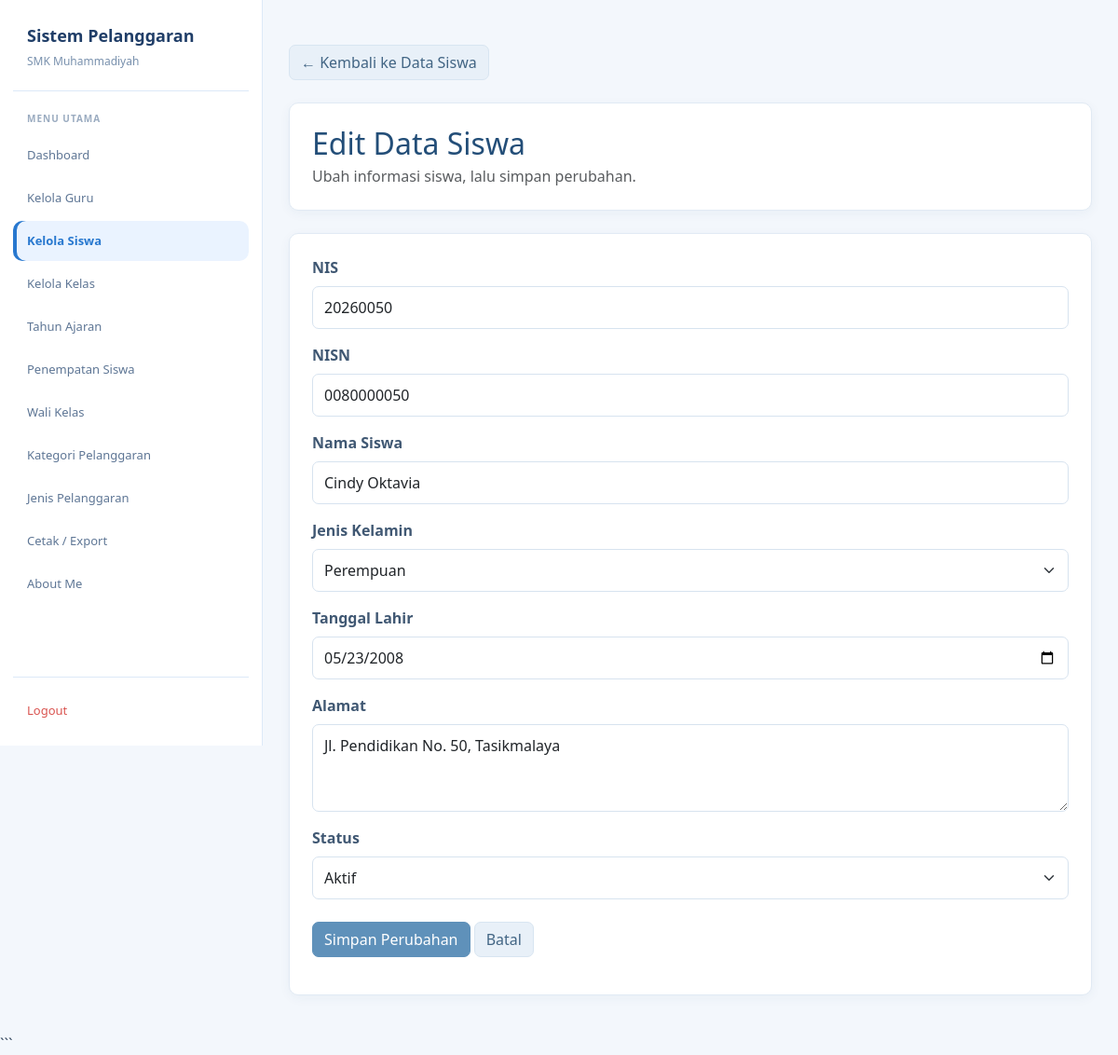
The app's page /admin/edit_siswa.php?id=50 (signed in), older data.
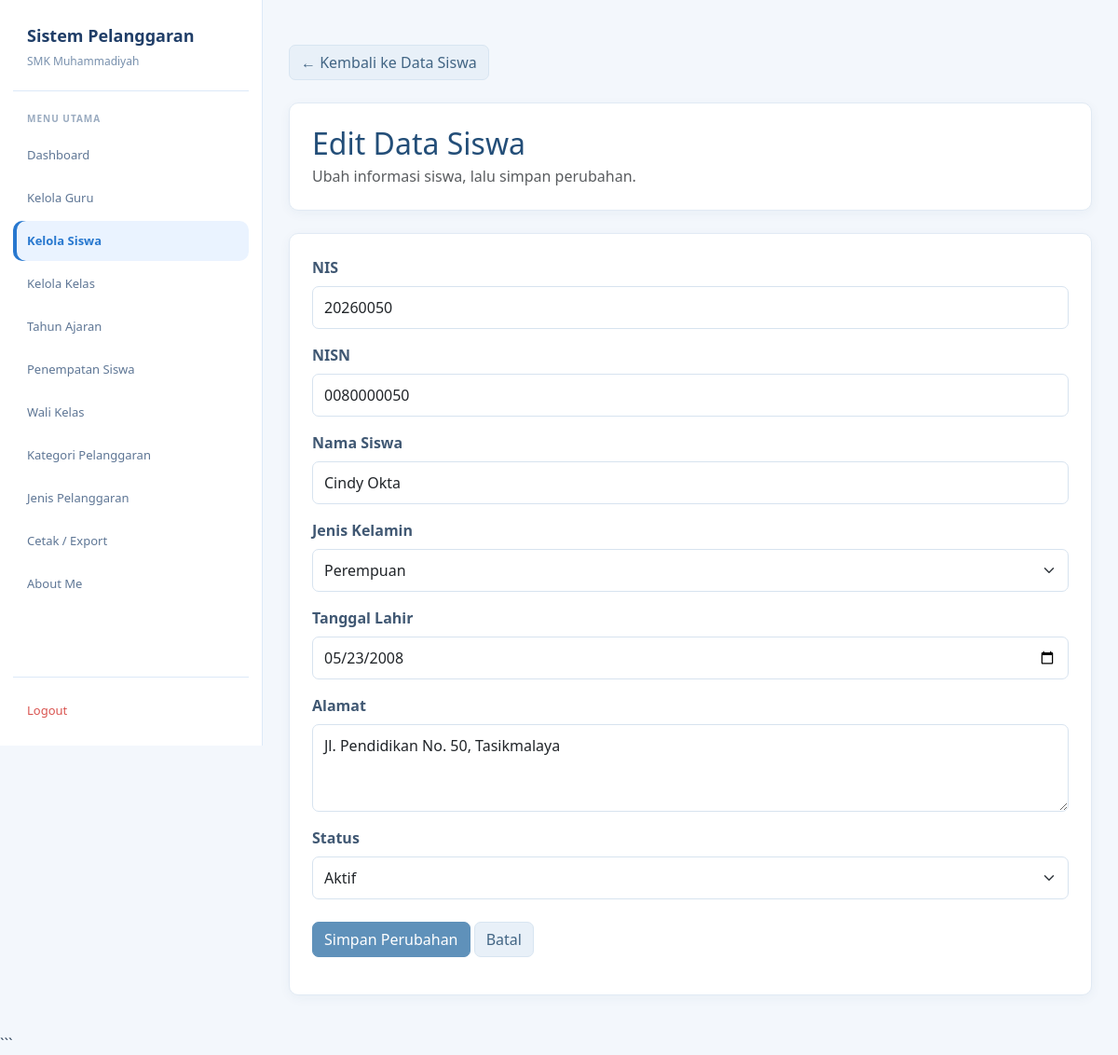
The same page, newer data.
### tables this page shows
CREATE TABLE `t_siswa` (
  `id` int(11) NOT NULL,
  `nis` varchar(30) NOT NULL,
  `nisn` varchar(20) NOT NULL,
  `nama` varchar(150) NOT NULL,
  `jenis_kelamin` char(1) NOT NULL,
  `tanggal_lahir` date NOT NULL,
  `alamat` text NOT NULL,
  `status_aktif` tinyint(1) NOT NULL,
  `created_at` timestamp NULL DEFAULT current_timestamp(),
  `update_at` timestamp NULL DEFAULT current_timestamp()
);

### admin/edit_siswa.php (the view, shortened to what the changed rows need)
<?php
include "../config/koneksi.php";
function e($value): string {
    return htmlspecialchars((string)($value ?? ''), ENT_QUOTES, 'UTF-8');
}
$id = $_GET['id'] ?? $_POST['id'] ?? '';
$id = (int)$id;
$stmt = mysqli_prepare(
    $koneksi,
    "SELECT id, nis, nisn, nama, jenis_kelamin,
            tanggal_lahir, alamat, status_aktif
     FROM t_siswa WHERE id = ?"
);
mysqli_stmt_bind_param($stmt, "i", $id);
mysqli_stmt_execute($stmt);
$result = mysqli_stmt_get_result($stmt);
$siswa = mysqli_fetch_assoc($result);
?>
<!DOCTYPE html>
<html lang="id">
<head>
    <link href="https://cdn.jsdelivr.net/npm/bootstrap@5.3.8/dist/css/bootstrap.min.css"
          rel="stylesheet">
</head>
<body>
<main class="main">
    <div class="container-fluid p-0">
        <div class="card mb-4">
            <div class="card-body">
                <h2 class="judul mb-1">Edit Data Siswa</h2>
            </div>
        </div>
        <div class="card">
            <div class="card-body">
                <form method="POST"
                      action="edit_siswa.php?id=<?= $id; ?>">
                    <div class="mb-3">
                        <label for="nis" class="form-label">NIS</label>
                        <input type="text" id="nis" name="nis"
                               class="form-control"
                               value="<?= e($siswa['nis']); ?>" required>
                    </div>
                    <div class="mb-3">
                        <label for="nisn" class="form-label">NISN</label>
                        <input type="text" id="nisn" name="nisn"
                               class="form-control"
                               value="<?= e($siswa['nisn']); ?>" required>
                    </div>
                    <div class="mb-3">
                        <label for="nama" class="form-label">Nama Siswa</label>
                        <input type="text" id="nama" name="nama"
                               class="form-control"
                               value="<?= e($siswa['nama']); ?>" required>
                    </div>
                    <div class="mb-3">
                        <label for="jenis_kelamin" class="form-label">
                            Jenis Kelamin
                        </label>
                        <select id="jenis_kelamin" name="jenis_kelamin"
                                class="form-select" required>
                            <option value="P"
                                <?= $siswa['jenis_kelamin'] === 'P' ? 'selected' : ''; ?>>
                                Perempuan
                            </option>
                        </select>
                    </div>
                    <div class="mb-3">
                        <label for="tanggal_lahir" class="form-label">
                            Tanggal Lahir
                        </label>
                        <input type="date" id="tanggal_lahir"
                               name="tanggal_lahir" class="form-control"
                               value="<?= e($siswa['tanggal_lahir']); ?>" required>
                    </div>
                    <div class="mb-3">
                        <label for="alamat" class="form-label">Alamat</label>
                        <textarea id="alamat" name="alamat"
                                  class="form-control" rows="3"
                                  required><?= e($siswa['alamat']); ?></textarea>
                    </div>
                    <div class="mb-4">
                        <label for="status_aktif" class="form-label">
                            Status
                        </label>
                        <select id="status_aktif" name="status_aktif"
                                class="form-select" required>
                            <option value="1"
                                <?= (string)$siswa['status_aktif'] === '1' ? 'selected' : ''; ?>>
                                Aktif
                            </option>
                        </select>
                    </div>
                </form>
            </div>
        </div>
    </div>
</main>
</body>
</html>

Row changes from the older to the newer data that the page shows:
changed t_siswa "Perempuan": nama "Cindy Oktavia" → "Cindy Okta"
